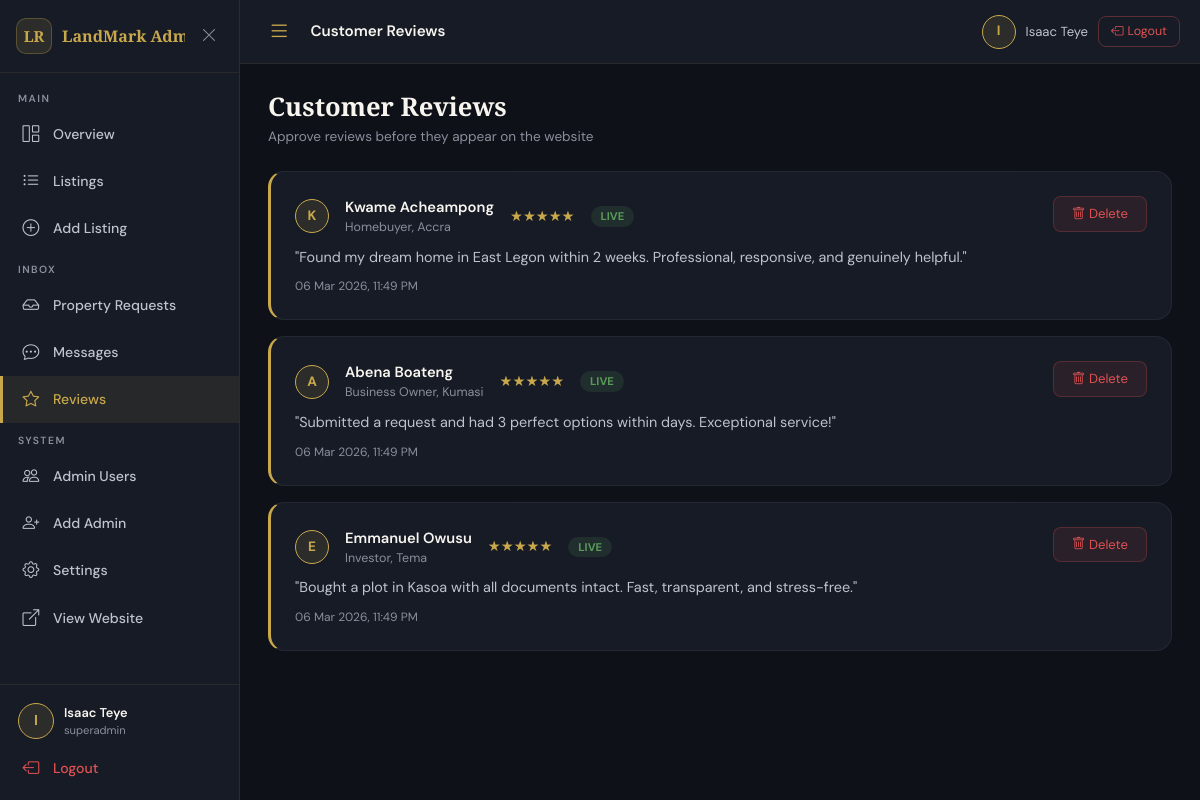
Page /admin/reviews (signed in) on the earlier database version.
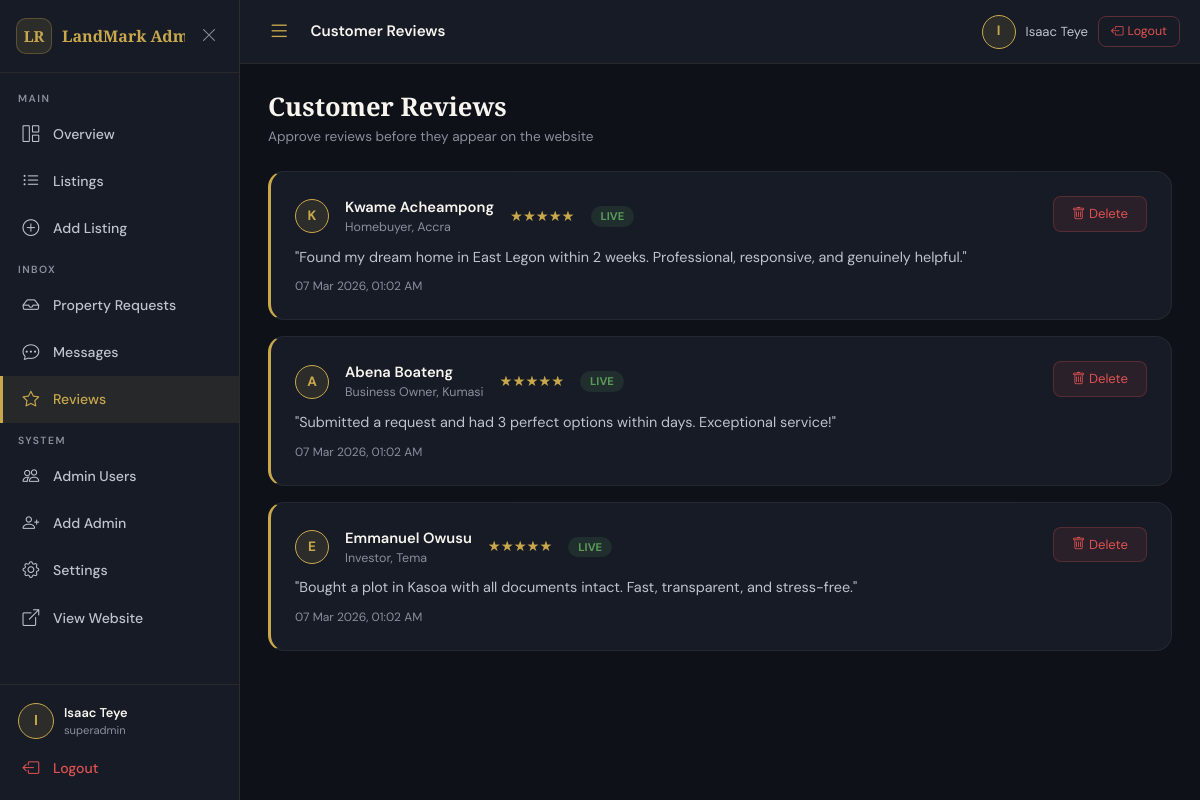
Same page on the later database version.
### tables this page shows
CREATE TABLE reviews (
            id         INTEGER PRIMARY KEY AUTOINCREMENT,
            name       TEXT NOT NULL,
            location   TEXT,
            rating     INTEGER NOT NULL DEFAULT 5,
            body       TEXT NOT NULL,
            approved   INTEGER NOT NULL DEFAULT 0,
            created_at TEXT NOT NULL DEFAULT (datetime('now'))
        );

### app.py (the view)
@app.route('/admin/reviews')
@admin_required
def admin_reviews():
    rows = get_db().execute("SELECT * FROM reviews ORDER BY approved ASC, created_at DESC").fetchall()
    return render_template('admin/reviews.html', reviews=rows, agent=get_agent())

### app.py (called while the page is built)
def get_db():
    if 'db' not in g:
        g.db = sqlite3.connect(DATABASE)
        g.db.row_factory = sqlite3.Row
        g.db.execute("PRAGMA journal_mode=WAL")
        g.db.execute("PRAGMA foreign_keys=ON")
    return g.db

def get_setting(key, default=''):
    row = get_db().execute("SELECT value FROM settings WHERE key=?", (key,)).fetchone()
    return row['value'] if row else default

def get_agent():
    return {
        'name':     get_setting('agent_name',    'Isaac Teye'),
        'phone':    get_setting('agent_phone',   '0249315662'),
        'email':    get_setting('agent_email',   'iisaacteye@gmail.com'),
        'wa':       get_setting('agent_wa',      '233249315662'),
        'bio':      get_setting('agent_bio',     ''),
        'business': get_setting('business_name', 'LandMark Realty'),
    }

def fmt_dt(dt_str):
    try: return datetime.strptime(dt_str, '%Y-%m-%d %H:%M:%S').strftime('%d %b %Y, %I:%M %p')
    except: return dt_str or ''

def get_current_admin():
    if not session.get('admin_id'): return None
    return get_db().execute("SELECT * FROM admin_users WHERE id=?", (session['admin_id'],)).fetchone()

### templates/admin/reviews.html (shortened to what this page needs)
{% extends 'admin/base.html' %}
{% block page_title %}Customer Reviews{% endblock %}
{% block content %}
<div class="d-flex align-items-center justify-content-between mb-4 flex-wrap gap-3">
  <div>
    <h2 class="admin-page-title">Customer Reviews</h2>
    <p class="admin-page-sub">Approve reviews before they appear on the website</p>
  </div>
</div>
{% if reviews %}
<div class="row g-3">
  {% for r in reviews %}
  <div class="col-12">
    <div class="admin-card" style="border-left:3px solid {{ '#C9A84C' if r.approved else '#E05252' }};">
      <div class="d-flex justify-content-between align-items-start flex-wrap gap-3">
        <div style="flex:1;min-width:0;">
          <div class="d-flex align-items-center gap-3 mb-2 flex-wrap">
            <div class="user-dot flex-shrink-0">{{ r.name[0] }}</div>
            <div>
              <div style="color:var(--cream);font-weight:600;font-size:0.92rem;">{{ r.name }}</div>
              {% if r.location %}<div style="color:var(--stone);font-size:0.78rem;">{{ r.location }}</div>{% endif %}
            </div>
            <div style="color:var(--gold);font-size:0.9rem;">{{ '★' * r.rating }}{{ '☆' * (5 - r.rating) }}</div>
            {% if r.approved %}
              <span style="background:rgba(90,155,90,0.15);color:#5A9B5A;padding:2px 10px;border-radius:100px;font-size:0.7rem;font-weight:700;">LIVE</span>
            {% else %}
              <span style="background:rgba(224,82,82,0.12);color:#E05252;padding:2px 10px;border-radius:100px;font-size:0.7rem;font-weight:700;">PENDING</span>
            {% endif %}
          </div>
          <p style="color:var(--stone-light);font-size:0.9rem;line-height:1.7;margin-bottom:8px;">"{{ r.body }}"</p>
          <div style="color:var(--stone);font-size:0.75rem;">{{ fmt_dt(r.created_at) }}</div>
        </div>
        <div class="d-flex flex-column gap-2" style="flex-shrink:0;">
          <form method="post" action="{{ url_for('admin_review_delete', id=r.id) }}"
                onsubmit="return confirm('Delete this review?')">
            <button type="submit" class="btn-danger" style="padding:7px 18px;font-size:0.82rem;white-space:nowrap;">
              <i class="bi bi-trash me-1"></i>Delete
            </button>
          </form>
        </div>
      </div>
    </div>
  </div>
  {% endfor %}
</div>
{% else %}
<div class="empty-state">
  <i class="bi bi-star" style="font-size:3rem;color:var(--stone);opacity:0.4;"></i>
  <p style="color:var(--stone);margin-top:16px;">No reviews yet. They will appear here when customers submit them.</p>
</div>
{% endif %}
{% endblock %}

Differences in the rows shown:
changed reviews "Kwame Acheampong": created_at "06 Mar 2026, 11:49 PM" → "07 Mar 2026, 01:02 AM"
changed reviews "Abena Boateng": created_at "06 Mar 2026, 11:49 PM" → "07 Mar 2026, 01:02 AM"
changed reviews "Emmanuel Owusu": created_at "06 Mar 2026, 11:49 PM" → "07 Mar 2026, 01:02 AM"
